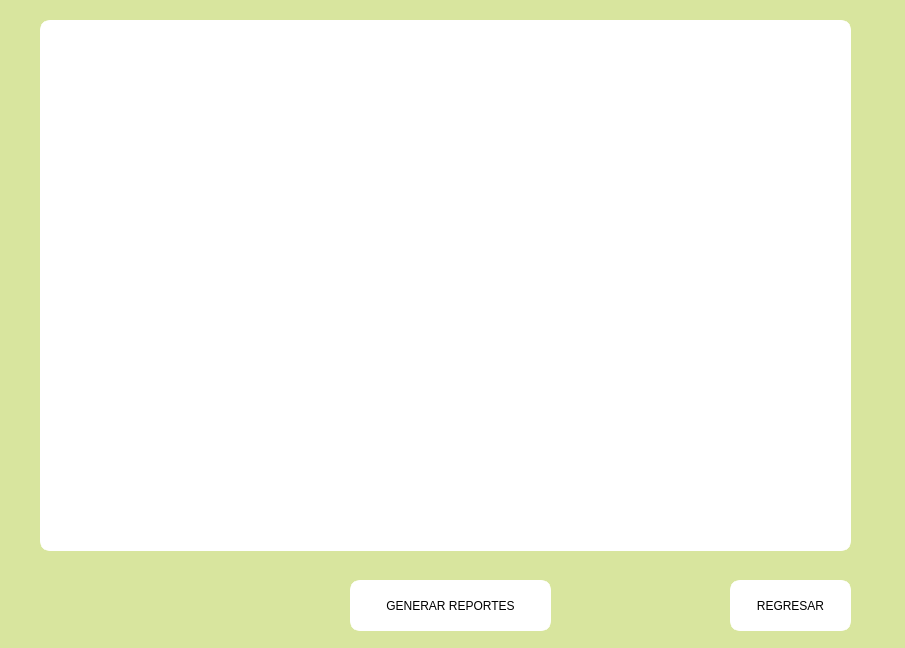
<?xml version="1.0" encoding="UTF-8"?>
<ui version="4.0">
 <class>reporteAmistadUser</class>
 <widget class="QMainWindow" name="reporteAmistadUser">
  <property name="geometry">
   <rect>
    <x>0</x>
    <y>0</y>
    <width>905</width>
    <height>648</height>
   </rect>
  </property>
  <property name="windowTitle">
   <string>MainWindow</string>
  </property>
  <property name="styleSheet">
   <string notr="true">background-color: rgb(216, 229, 158);</string>
  </property>
  <widget class="QWidget" name="centralwidget">
   <widget class="QLabel" name="lblUser">
    <property name="geometry">
     <rect>
      <x>40</x>
      <y>20</y>
      <width>811</width>
      <height>531</height>
     </rect>
    </property>
    <property name="styleSheet">
     <string notr="true">font: 600 20pt &quot;Segoe UI Variable Display Semib&quot;;
border: 5px solid white;
background-color: rgb(255, 255, 255);
border-radius: 10px;</string>
    </property>
    <property name="text">
     <string/>
    </property>
   </widget>
   <widget class="QPushButton" name="pushButton_3">
    <property name="geometry">
     <rect>
      <x>730</x>
      <y>580</y>
      <width>121</width>
      <height>51</height>
     </rect>
    </property>
    <property name="cursor">
     <cursorShape>PointingHandCursor</cursorShape>
    </property>
    <property name="styleSheet">
     <string notr="true">font: 900 10pt &quot;Segoe UI Black&quot;;
border: 5px solid white;
background-color: rgb(255, 255, 255);
border-radius: 10px;
</string>
    </property>
    <property name="text">
     <string>REGRESAR</string>
    </property>
   </widget>
   <widget class="QPushButton" name="btnUsers">
    <property name="geometry">
     <rect>
      <x>350</x>
      <y>580</y>
      <width>201</width>
      <height>51</height>
     </rect>
    </property>
    <property name="cursor">
     <cursorShape>PointingHandCursor</cursorShape>
    </property>
    <property name="styleSheet">
     <string notr="true">font: 900 10pt &quot;Segoe UI Black&quot;;
border: 5px solid white;
background-color: rgb(255, 255, 255);
border-radius: 10px;</string>
    </property>
    <property name="text">
     <string>GENERAR REPORTES</string>
    </property>
   </widget>
  </widget>
 </widget>
 <resources/>
 <connections/>
</ui>
